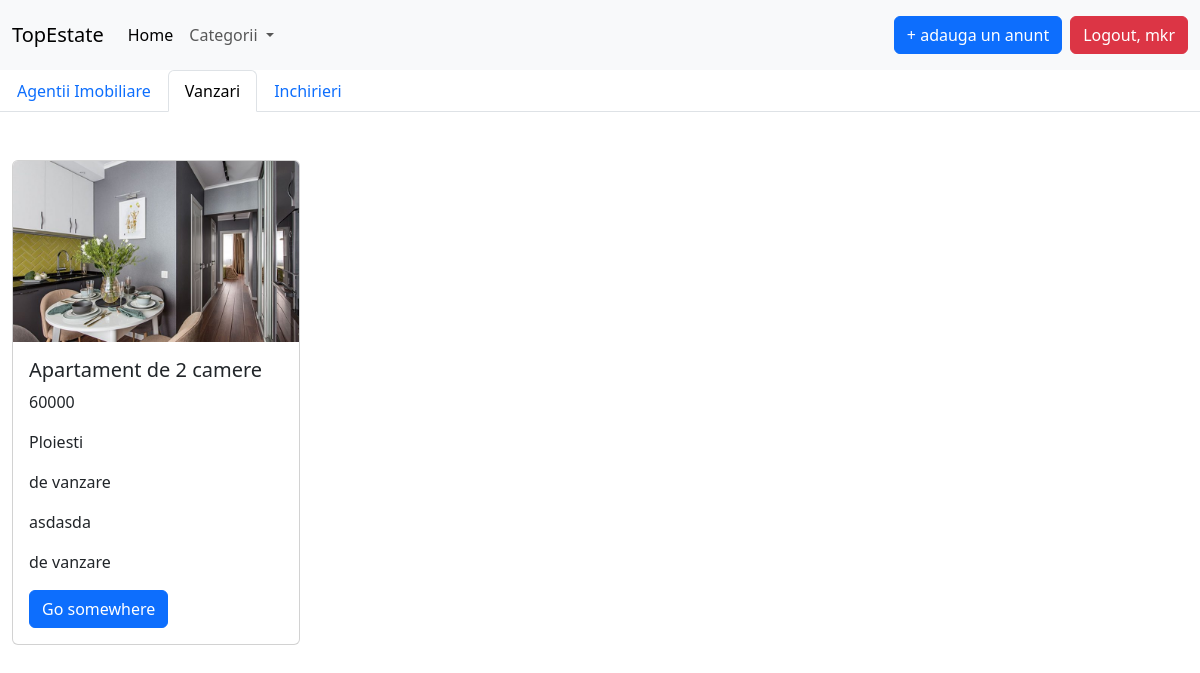
The page /agentii_imobiliare/vanzari/ (signed in) on the database its author committed.
### createPost/models.py (models this page shows)
class Anunt(models.Model):
    optiuni_proprietati = [
        ('apartamente', 'Apartamente'),
        ('case/vile', 'Case/Vile'),
        ('terenuri', 'Terenuri')
    ]
    optiuni_achizitie = [
        ('de vanzare', 'De vanzare'),
        ('de inchiriat', 'De inchiriat')
    ]
    tipuri_anunt = [
        ('C0', 'Comision 0'),
        ('AR', 'Ansamblu Rezidential'),
        ('AI', 'Agentii Imobiliare')
    ]
    tip_proprietate = models.CharField(choices=optiuni_proprietati, max_length=30)
    tip_vanzare = models.CharField(choices=optiuni_achizitie, max_length=30)
    titul_anunt = models.CharField(max_length=80)
    poze = models.ImageField(upload_to='media/', null=True)
    suprafata_utila = models.CharField(max_length=10)
    pret = models.CharField(max_length=30)
    localizare = models.CharField(max_length=80)
    descriere = models.TextField(max_length=500)
    tip_anunt = models.CharField(choices=tipuri_anunt, max_length=2, default='C0')

### sellMethod/views.py (the view)
# urls.py: path('agentii_imobiliare/vanzari/', views.SellAgentiiImobiliareView.as_view(), name='sell-AI'),
class SellAgentiiImobiliareView(ListView):
    template_name = 'sellMethod/sell_AI.html'
    model = Anunt
    context_object_name = 'all_announce'
    def get_queryset(self):
        return Anunt.objects.filter(tip_vanzare='de vanzare', tip_anunt='AI')

### templates/sellMethod/sell_AI.html (shortened to what this page needs)
{% extends 'base.html' %}
{% load static %}
{% block content %}
    <div class="container-fluid">
        <div class="row">
            <ul class="nav nav-tabs">
                <li class="nav-item">
                    <a class="nav-link" href="{% url 'agentii-imobiliare' %}">Agentii Imobiliare</a>
                </li>
                <li class="nav-item">
                    <a class="nav-link active" aria-current="page" href="{% url 'sell-AI' %}">Vanzari</a>
                </li>
                <li class="nav-item">
                    <a class="nav-link" href="{% url 'rent-AI' %}">Inchirieri</a>
                </li>
            </ul>
            {% if user.is_authenticated %}
                {% for anunt in all_announce %}
                    <div class="col-md-3 ">
                        <br><br>
                        <div class="card" style="width: 18rem;">
                            {% if anunt.poze %}
                                <img src="{{ anunt.poze.url }}" class="card-img-top" alt="...">
                            {% else %}
                                <img src="{% static 'images/no_image_available.png' %}" class="card-img-top" alt="...">
                            {% endif %}
                            <div class="card-body">
                                <h5 class="card-title">{{ anunt.titul_anunt }}</h5>
                                <p class="card-text">{{ anunt.pret }}</p>
                                <p class="card-text">{{ anunt.localizare }}</p>
                                <p class="card-text">{{ anunt.tip_vanzare }}</p>
                                <p class="card-text">{{ anunt.descriere }}</p>
                                <p class="card-text">{{ anunt.tip_vanzare }}</p>
                                <a href="#" class="btn btn-primary">Go somewhere</a>
                            </div>
                        </div>
                    </div>
                {% endfor %}
            {% else %}
                <p><a href="{% url 'login' %}"> Intra in cont pentru a vedea anunturile </a></p>
            {% endif %}
        </div>
    </div>
{% endblock %}

### templates/navbar.html (shortened to what this page needs)
<nav class="navbar navbar-expand-lg bg-body-tertiary">
    <div class="container-fluid">
        <a class="navbar-brand" href="{% url 'home' %}">TopEstate</a>
        <div class="collapse navbar-collapse" id="navbarSupportedContent">
            <ul class="navbar-nav me-auto mb-2 mb-lg-0">
                <li class="nav-item">
                    <a class="nav-link active" aria-current="page" href="{% url 'home' %}">Home</a>
                </li>
                <li class="nav-item dropdown">
                    <a class="nav-link dropdown-toggle" href="#" role="button" data-bs-toggle="dropdown"
                       aria-expanded="false">
                        Categorii
                    </a>
                </li>
            </ul>
            {% if user.is_authenticated %}
                <div class = 'p-2'>
                    <a href="{% url 'create-post' %}" class="btn btn-primary"> + adauga un anunt </a>
                </div>
                <div>
                    <a href="{% url 'logout' %}" class="btn btn-danger">Logout, {{ user.username }}</a>
                </div>
            {% else %}
                <div>
                    <a href="{% url 'login' %}" class="btn btn-success">Login</a>
                    <a href="{% url 'create-user' %}" class="btn btn-warning">Sign Up</a>
                </div>
            {%  endif %}
        </div>
    </div>
</nav>

### rows shown on the page
Anunt: poze (picture), titul_anunt "Apartament de 2 camere", pret "60000", localizare "Ploiesti", tip_vanzare "de vanzare", descriere "asdasda"

### other values the page prints
{{ user.username }} "mkr"
